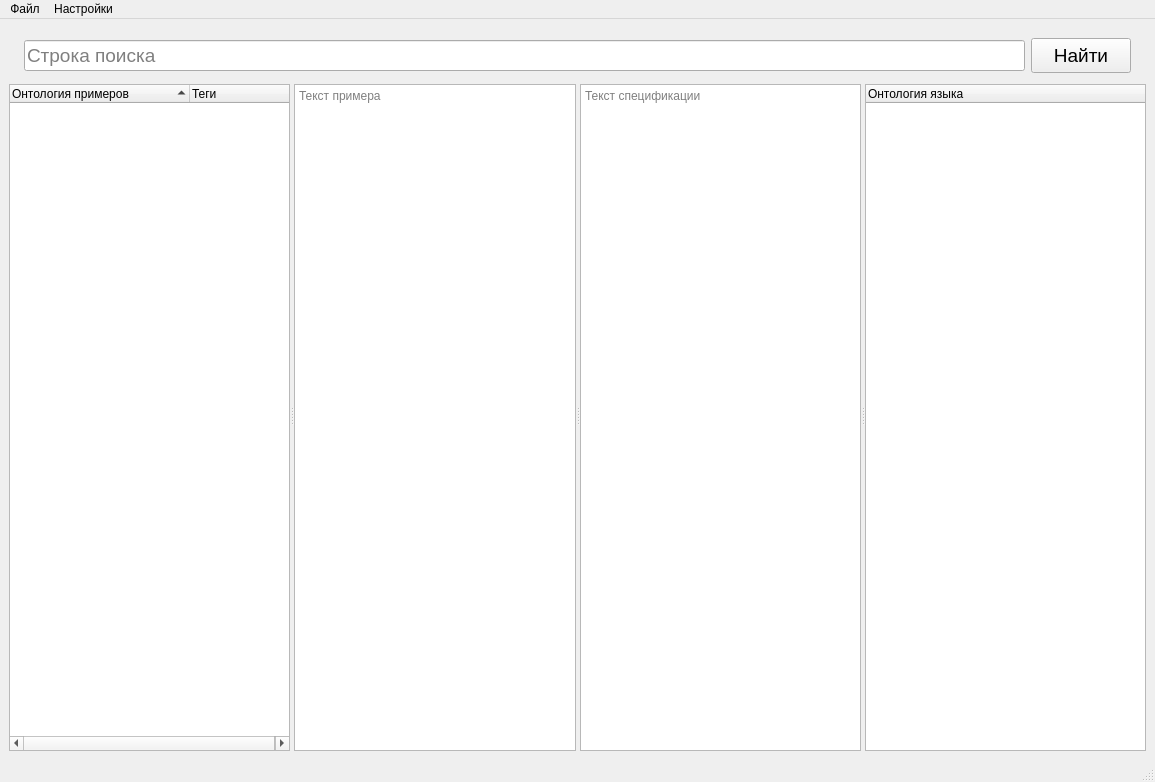
<?xml version="1.0" encoding="UTF-8"?>
<ui version="4.0">
 <class>MainWindow</class>
 <widget class="QMainWindow" name="MainWindow">
  <property name="geometry">
   <rect>
    <x>0</x>
    <y>0</y>
    <width>1155</width>
    <height>782</height>
   </rect>
  </property>
  <property name="windowTitle">
   <string>TestQt</string>
  </property>
  <property name="windowIcon">
   <iconset resource="IconEdit.qrc">
    <normaloff>:/Ic/edit_ico.ico</normaloff>:/Ic/edit_ico.ico</iconset>
  </property>
  <widget class="QWidget" name="centralwidget">
   <layout class="QVBoxLayout" name="verticalLayout_2">
    <item>
     <layout class="QHBoxLayout" name="horizontalLayout_33113">
      <property name="leftMargin">
       <number>15</number>
      </property>
      <property name="topMargin">
       <number>10</number>
      </property>
      <property name="rightMargin">
       <number>15</number>
      </property>
      <item alignment="Qt::AlignVCenter">
       <widget class="QLineEdit" name="Line_Find">
        <property name="sizePolicy">
         <sizepolicy hsizetype="Minimum" vsizetype="Minimum">
          <horstretch>0</horstretch>
          <verstretch>0</verstretch>
         </sizepolicy>
        </property>
        <property name="font">
         <font>
          <family>Segoe UI</family>
          <pointsize>14</pointsize>
         </font>
        </property>
        <property name="placeholderText">
         <string>Строка поиска</string>
        </property>
       </widget>
      </item>
      <item>
       <widget class="QPushButton" name="BFind">
        <property name="sizePolicy">
         <sizepolicy hsizetype="Maximum" vsizetype="Minimum">
          <horstretch>0</horstretch>
          <verstretch>0</verstretch>
         </sizepolicy>
        </property>
        <property name="minimumSize">
         <size>
          <width>100</width>
          <height>35</height>
         </size>
        </property>
        <property name="font">
         <font>
          <family>Segoe UI</family>
          <pointsize>14</pointsize>
          <weight>50</weight>
          <bold>false</bold>
         </font>
        </property>
        <property name="text">
         <string>Найти</string>
        </property>
       </widget>
      </item>
     </layout>
    </item>
    <item>
     <widget class="QSplitter" name="splitter">
      <property name="enabled">
       <bool>true</bool>
      </property>
      <property name="sizePolicy">
       <sizepolicy hsizetype="Expanding" vsizetype="MinimumExpanding">
        <horstretch>0</horstretch>
        <verstretch>0</verstretch>
       </sizepolicy>
      </property>
      <property name="orientation">
       <enum>Qt::Horizontal</enum>
      </property>
      <widget class="QWidget" name="layoutWidget">
       <layout class="QVBoxLayout" name="verticalLayout">
        <property name="topMargin">
         <number>5</number>
        </property>
        <item>
         <widget class="QTreeWidget" name="Tree_Examples">
          <property name="sizePolicy">
           <sizepolicy hsizetype="Expanding" vsizetype="Expanding">
            <horstretch>0</horstretch>
            <verstretch>0</verstretch>
           </sizepolicy>
          </property>
          <property name="sortingEnabled">
           <bool>true</bool>
          </property>
          <property name="animated">
           <bool>false</bool>
          </property>
          <property name="wordWrap">
           <bool>false</bool>
          </property>
          <attribute name="headerCascadingSectionResizes">
           <bool>false</bool>
          </attribute>
          <attribute name="headerDefaultSectionSize">
           <number>180</number>
          </attribute>
          <attribute name="headerHighlightSections">
           <bool>false</bool>
          </attribute>
          <attribute name="headerMinimumSectionSize">
           <number>40</number>
          </attribute>
          <attribute name="headerShowSortIndicator" stdset="0">
           <bool>true</bool>
          </attribute>
          <column>
           <property name="text">
            <string>Онтология примеров</string>
           </property>
          </column>
          <column>
           <property name="text">
            <string>Теги</string>
           </property>
          </column>
         </widget>
        </item>
       </layout>
      </widget>
      <widget class="QWidget" name="layoutWidget">
       <layout class="QVBoxLayout" name="verticalLayout_5">
        <property name="topMargin">
         <number>5</number>
        </property>
        <item>
         <widget class="QTextEdit" name="Example_Text">
          <property name="placeholderText">
           <string>Текст примера</string>
          </property>
         </widget>
        </item>
       </layout>
      </widget>
      <widget class="QWidget" name="layoutWidget">
       <layout class="QVBoxLayout" name="verticalLayout_3">
        <property name="topMargin">
         <number>5</number>
        </property>
        <item>
         <widget class="QTextEdit" name="Language_Text">
          <property name="placeholderText">
           <string>Текст спецификации</string>
          </property>
         </widget>
        </item>
       </layout>
      </widget>
      <widget class="QWidget" name="verticalLayoutWidget">
       <layout class="QVBoxLayout" name="verticalLayout_8">
        <property name="topMargin">
         <number>5</number>
        </property>
        <item>
         <widget class="QTreeWidget" name="Tree_Language">
          <property name="enabled">
           <bool>true</bool>
          </property>
          <property name="rootIsDecorated">
           <bool>true</bool>
          </property>
          <property name="uniformRowHeights">
           <bool>false</bool>
          </property>
          <property name="itemsExpandable">
           <bool>true</bool>
          </property>
          <property name="headerHidden">
           <bool>false</bool>
          </property>
          <column>
           <property name="text">
            <string notr="true">Онтология языка</string>
           </property>
          </column>
         </widget>
        </item>
       </layout>
      </widget>
     </widget>
    </item>
   </layout>
  </widget>
  <widget class="QMenuBar" name="menubar">
   <property name="geometry">
    <rect>
     <x>0</x>
     <y>0</y>
     <width>1155</width>
     <height>21</height>
    </rect>
   </property>
   <widget class="QMenu" name="menudd">
    <property name="title">
     <string>Файл</string>
    </property>
    <addaction name="actionOpen"/>
    <addaction name="actionOpen_Right"/>
    <addaction name="actionExtendEx"/>
    <addaction name="separator"/>
    <addaction name="action_SaveEx"/>
    <addaction name="action_SaveAs"/>
   </widget>
   <widget class="QMenu" name="menuSettings">
    <property name="title">
     <string>Настройки</string>
    </property>
    <addaction name="actionSet1"/>
   </widget>
   <addaction name="menudd"/>
   <addaction name="menuSettings"/>
  </widget>
  <widget class="QStatusBar" name="statusbar"/>
  <action name="actionOpen">
   <property name="text">
    <string>Открыть Примеры</string>
   </property>
  </action>
  <action name="actionOpen_Right">
   <property name="text">
    <string>Открыть Язык</string>
   </property>
  </action>
  <action name="actionSet1">
   <property name="text">
    <string>Настройка 1</string>
   </property>
  </action>
  <action name="action_SaveEx">
   <property name="text">
    <string>Сохранить примеры</string>
   </property>
  </action>
  <action name="actionExtendEx">
   <property name="text">
    <string>Расширить Примеры JSON'ом</string>
   </property>
  </action>
  <action name="action_SaveAs">
   <property name="text">
    <string>Сохранить примеры как...</string>
   </property>
  </action>
 </widget>
 <resources>
  <include location="IconEdit.qrc"/>
 </resources>
 <connections/>
</ui>
